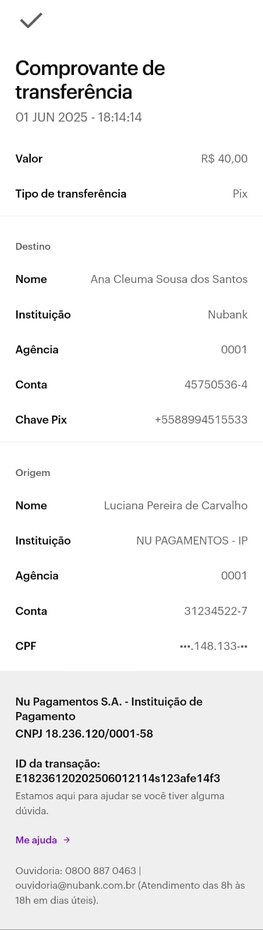
#> input picture data/raw/exemplos/imagens/comprovante_016.jpg, 263 x 930 px, shrunk from 452 x 1600 before the run
$ python -i extractor2.py   (imports and definitions only)
#> lines starting #> are read from the running program, lines starting #| are printed output that depends on the picture; after the words box and inside, x2 and y2 are one past the last pixel; in counts of white or black regions, pixels touching at a corner belong together
#> further down, picture is the input picture: shape (930, 263, 3); mean B, G, R 243.1, 243, 243
import pytesseract
import numpy as np
import cv2
import re
import os
import json
from pathlib import Path
from typing import Dict, List

# Configuração para usar as mesmas imagens do projeto
imagens_dir = Path("data/raw/exemplos/imagens")
anotacoes_path = "data/raw/exemplos/anotacao.json"

# Verifica se o diretório existe
# [3 lines not run here, left out]

# [15 lines left out: function carregar_anotacoes, not called in this run]

# Configuração simplificada do Tesseract
config_tesseract = "--psm 6"

# [51 lines left out: functions OCR_processa_simples, OCR_processa_multiplas_configs, preprocessar_imagem_simples, not called in this run]

def preprocessar_imagem_avancado(img):
    """Múltiplas versões de pré-processamento"""
    versoes = {}

    # Versão original em escala de cinza
    if len(img.shape) == 3:
        gray = cv2.cvtColor(img, cv2.COLOR_BGR2GRAY)
    else:
        gray = img
    versoes['original'] = gray

    # Versão com threshold
    _, thresh = cv2.threshold(gray, 0, 255, cv2.THRESH_BINARY + cv2.THRESH_OTSU)
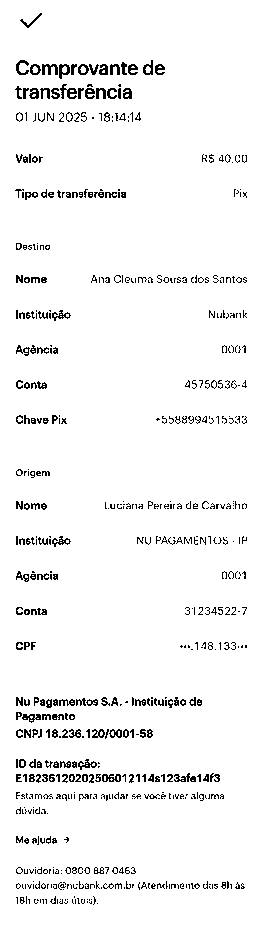
#> thresh: shape (930, 263); 95.6% white; black in thin lines or dots, all inside (x1, y1, x2, y2) = (15, 13, 247, 905)
    versoes['threshold'] = thresh

    # Versão com denoising
    try:
        denoised = cv2.fastNlMeansDenoising(gray)
        versoes['denoised'] = denoised
    except:
        # Fallback se não tiver o método
        versoes['denoised'] = gray

    # Versão com contraste melhorado
    clahe = cv2.createCLAHE(clipLimit=2.0, tileGridSize=(8,8))
    enhanced = clahe.apply(gray)
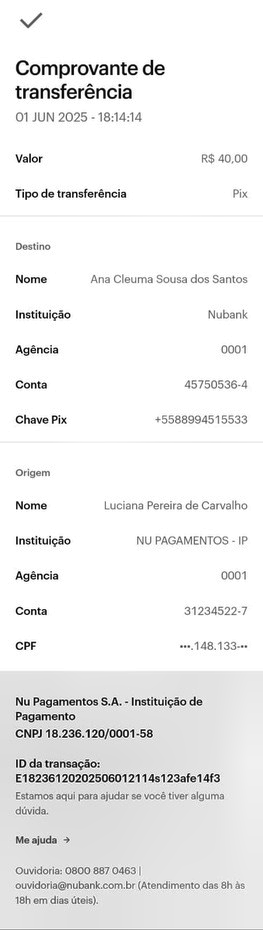
#> enhanced: shape (930, 263); min 1, max 255, mean 238.6
    versoes['enhanced'] = enhanced

    return versoes

# [176 lines left out: functions extrair_dados_basicos, testar_comprovante_simples, extrair_dados_basicos, main, not called in this run]

# [2 lines not run here, left out]

>>> import cv2
>>> picture = cv2.imread('../../data/raw/exemplos/imagens/comprovante_016.jpg')
>>> result = preprocessar_imagem_avancado(picture)
#> result = 4 items

$ run again, on data/raw/exemplos/imagens/comprovante_020.jpg
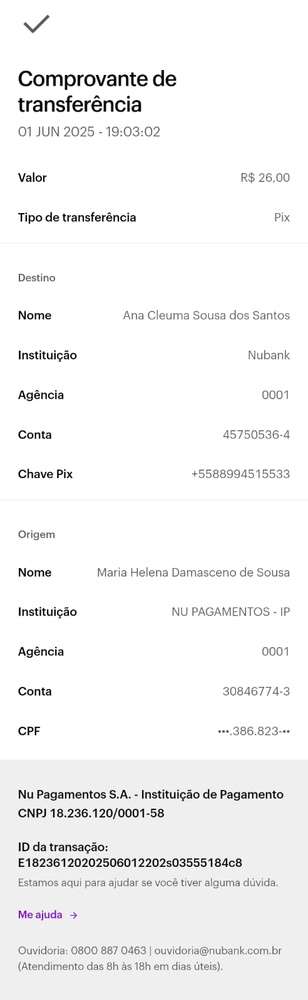
#> input picture data/raw/exemplos/imagens/comprovante_020.jpg, 308 x 1000 px, shrunk from 492 x 1600 before the run
#> picture is the input picture: shape (1000, 308, 3); mean B, G, R 244.3, 244.3, 244.3
#> in preprocessar_imagem_avancado, `_, thresh = cv2.threshold(gray, 0, 255, cv2.THRESH_BINARY + cv2.THRESH..`:
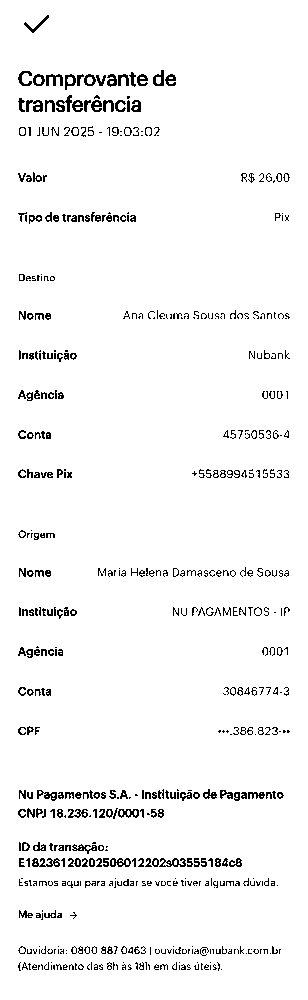
#> thresh: shape (1000, 308); 96% white; black in thin lines or dots, all inside (x1, y1, x2, y2) = (18, 15, 290, 971)
#> result = 4 items
